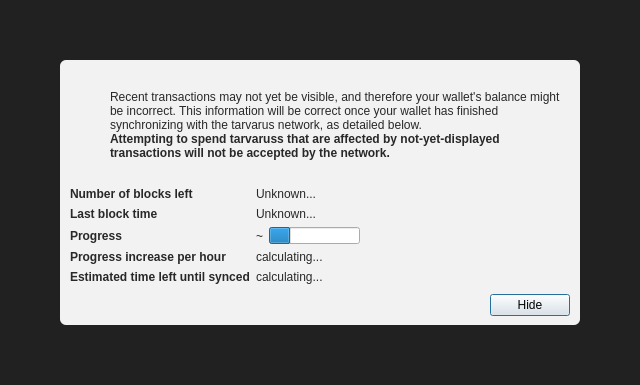
<?xml version="1.0" encoding="UTF-8"?>
<ui version="4.0">
 <class>ModalOverlay</class>
 <widget class="QWidget" name="ModalOverlay">
  <property name="geometry">
   <rect>
    <x>0</x>
    <y>0</y>
    <width>640</width>
    <height>385</height>
   </rect>
  </property>
  <property name="windowTitle">
   <string>Form</string>
  </property>
  <layout class="QVBoxLayout" name="verticalLayout" stretch="0">
   <property name="sizeConstraint">
    <enum>QLayout::SetDefaultConstraint</enum>
   </property>
   <property name="leftMargin">
    <number>0</number>
   </property>
   <property name="topMargin">
    <number>0</number>
   </property>
   <property name="rightMargin">
    <number>0</number>
   </property>
   <property name="bottomMargin">
    <number>0</number>
   </property>
   <item>
    <widget class="QWidget" name="bgWidget" native="true">
     <property name="styleSheet">
      <string notr="true">#bgWidget { background: rgba(0,0,0,220); }</string>
     </property>
     <layout class="QVBoxLayout" name="verticalLayoutMain" stretch="1">
      <property name="leftMargin">
       <number>60</number>
      </property>
      <property name="topMargin">
       <number>60</number>
      </property>
      <property name="rightMargin">
       <number>60</number>
      </property>
      <property name="bottomMargin">
       <number>60</number>
      </property>
      <item>
       <widget class="QWidget" name="contentWidget" native="true">
        <property name="styleSheet">
         <string notr="true">#contentWidget { background: rgba(255,255,255,240); border-radius: 6px; }

QLabel { color: rgb(40,40,40);  }</string>
        </property>
        <layout class="QVBoxLayout" name="verticalLayoutSub" stretch="1,0,0,0">
         <property name="spacing">
          <number>0</number>
         </property>
         <property name="leftMargin">
          <number>10</number>
         </property>
         <property name="topMargin">
          <number>10</number>
         </property>
         <property name="rightMargin">
          <number>10</number>
         </property>
         <property name="bottomMargin">
          <number>10</number>
         </property>
         <item>
          <layout class="QHBoxLayout" name="horizontalLayoutIconText" stretch="0,1">
           <property name="topMargin">
            <number>20</number>
           </property>
           <item>
            <layout class="QVBoxLayout" name="verticalLayoutIcon">
             <property name="leftMargin">
              <number>0</number>
             </property>
             <item>
              <widget class="QPushButton" name="warningIcon">
               <property name="enabled">
                <bool>false</bool>
               </property>
               <property name="text">
                <string/>
               </property>
               <property name="icon">
                <iconset>
                 <normaloff>:/icons/warning</normaloff>
                 <disabledoff>:/icons/warning</disabledoff>:/icons/warning</iconset>
               </property>
               <property name="iconSize">
                <size>
                 <width>48</width>
                 <height>48</height>
                </size>
               </property>
               <property name="flat">
                <bool>true</bool>
               </property>
              </widget>
             </item>
             <item>
              <spacer name="verticalSpacerWarningIcon">
               <property name="orientation">
                <enum>Qt::Vertical</enum>
               </property>
               <property name="sizeHint" stdset="0">
                <size>
                 <width>20</width>
                 <height>40</height>
                </size>
               </property>
              </spacer>
             </item>
            </layout>
           </item>
           <item>
            <layout class="QVBoxLayout" name="verticalLayoutInfoText">
             <property name="leftMargin">
              <number>0</number>
             </property>
             <property name="topMargin">
              <number>0</number>
             </property>
             <item>
              <widget class="QLabel" name="infoText">
               <property name="text">
                <string>Recent transactions may not yet be visible, and therefore your wallet's balance might be incorrect. This information will be correct once your wallet has finished synchronizing with the tarvarus network, as detailed below.</string>
               </property>
               <property name="textFormat">
                <enum>Qt::RichText</enum>
               </property>
               <property name="wordWrap">
                <bool>true</bool>
               </property>
              </widget>
             </item>
             <item>
              <widget class="QLabel" name="infoTextStrong">
               <property name="font">
                <font>
                 <weight>75</weight>
                 <bold>true</bold>
                </font>
               </property>
               <property name="text">
                <string>Attempting to spend tarvaruss that are affected by not-yet-displayed transactions will not be accepted by the network.</string>
               </property>
               <property name="textFormat">
                <enum>Qt::RichText</enum>
               </property>
               <property name="wordWrap">
                <bool>true</bool>
               </property>
              </widget>
             </item>
             <item>
              <spacer name="verticalSpacerInTextSpace">
               <property name="orientation">
                <enum>Qt::Vertical</enum>
               </property>
               <property name="sizeHint" stdset="0">
                <size>
                 <width>20</width>
                 <height>40</height>
                </size>
               </property>
              </spacer>
             </item>
            </layout>
           </item>
          </layout>
         </item>
         <item>
          <spacer name="verticalSpacerAfterText">
           <property name="orientation">
            <enum>Qt::Vertical</enum>
           </property>
           <property name="sizeHint" stdset="0">
            <size>
             <width>20</width>
             <height>40</height>
            </size>
           </property>
          </spacer>
         </item>
         <item>
          <layout class="QFormLayout" name="formLayout">
           <property name="fieldGrowthPolicy">
            <enum>QFormLayout::FieldsStayAtSizeHint</enum>
           </property>
           <property name="horizontalSpacing">
            <number>6</number>
           </property>
           <property name="verticalSpacing">
            <number>6</number>
           </property>
           <property name="topMargin">
            <number>10</number>
           </property>
           <item row="0" column="0">
            <widget class="QLabel" name="labelNumberOfBlocksLeft">
             <property name="font">
              <font>
               <weight>75</weight>
               <bold>true</bold>
              </font>
             </property>
             <property name="text">
              <string>Number of blocks left</string>
             </property>
            </widget>
           </item>
           <item row="0" column="1">
            <widget class="QLabel" name="numberOfBlocksLeft">
             <property name="text">
              <string>Unknown...</string>
             </property>
            </widget>
           </item>
           <item row="1" column="0">
            <widget class="QLabel" name="labelLastBlockTime">
             <property name="font">
              <font>
               <weight>75</weight>
               <bold>true</bold>
              </font>
             </property>
             <property name="text">
              <string>Last block time</string>
             </property>
            </widget>
           </item>
           <item row="1" column="1">
            <widget class="QLabel" name="newestBlockDate">
             <property name="sizePolicy">
              <sizepolicy hsizetype="Maximum" vsizetype="Preferred">
               <horstretch>0</horstretch>
               <verstretch>0</verstretch>
              </sizepolicy>
             </property>
             <property name="text">
              <string>Unknown...</string>
             </property>
            </widget>
           </item>
           <item row="2" column="0">
            <widget class="QLabel" name="labelSyncDone">
             <property name="font">
              <font>
               <weight>75</weight>
               <bold>true</bold>
              </font>
             </property>
             <property name="text">
              <string>Progress</string>
             </property>
            </widget>
           </item>
           <item row="2" column="1">
            <layout class="QHBoxLayout" name="horizontalLayoutSync" stretch="0,1">
             <item>
              <widget class="QLabel" name="percentageProgress">
               <property name="text">
                <string notr="true">~</string>
               </property>
              </widget>
             </item>
             <item>
              <widget class="QProgressBar" name="progressBar">
               <property name="value">
                <number>24</number>
               </property>
               <property name="format">
                <string/>
               </property>
              </widget>
             </item>
            </layout>
           </item>
           <item row="4" column="0">
            <widget class="QLabel" name="labelProgressIncrease">
             <property name="font">
              <font>
               <weight>75</weight>
               <bold>true</bold>
              </font>
             </property>
             <property name="text">
              <string>Progress increase per hour</string>
             </property>
            </widget>
           </item>
           <item row="4" column="1">
            <widget class="QLabel" name="progressIncreasePerH">
             <property name="text">
              <string>calculating...</string>
             </property>
            </widget>
           </item>
           <item row="5" column="0">
            <widget class="QLabel" name="labelEstimatedTimeLeft">
             <property name="font">
              <font>
               <weight>75</weight>
               <bold>true</bold>
              </font>
             </property>
             <property name="text">
              <string>Estimated time left until synced</string>
             </property>
            </widget>
           </item>
           <item row="5" column="1">
            <widget class="QLabel" name="expectedTimeLeft">
             <property name="text">
              <string>calculating...</string>
             </property>
            </widget>
           </item>
          </layout>
         </item>
         <item>
          <layout class="QHBoxLayout" name="horizontalLayoutButtons">
           <property name="leftMargin">
            <number>10</number>
           </property>
           <property name="topMargin">
            <number>10</number>
           </property>
           <item>
            <spacer name="horizontalSpacer">
             <property name="orientation">
              <enum>Qt::Horizontal</enum>
             </property>
             <property name="sizeHint" stdset="0">
              <size>
               <width>40</width>
               <height>20</height>
              </size>
             </property>
            </spacer>
           </item>
           <item>
            <widget class="QPushButton" name="closeButton">
             <property name="text">
              <string>Hide</string>
             </property>
             <property name="shortcut">
              <string>Esc</string>
             </property>
             <property name="focusPolicy">
              <enum>Qt::StrongFocus</enum>
             </property>
             <property name="default">
              <bool>true</bool>
             </property>
            </widget>
           </item>
          </layout>
         </item>
        </layout>
       </widget>
      </item>
     </layout>
    </widget>
   </item>
  </layout>
 </widget>
 <resources/>
 <connections/>
</ui>
